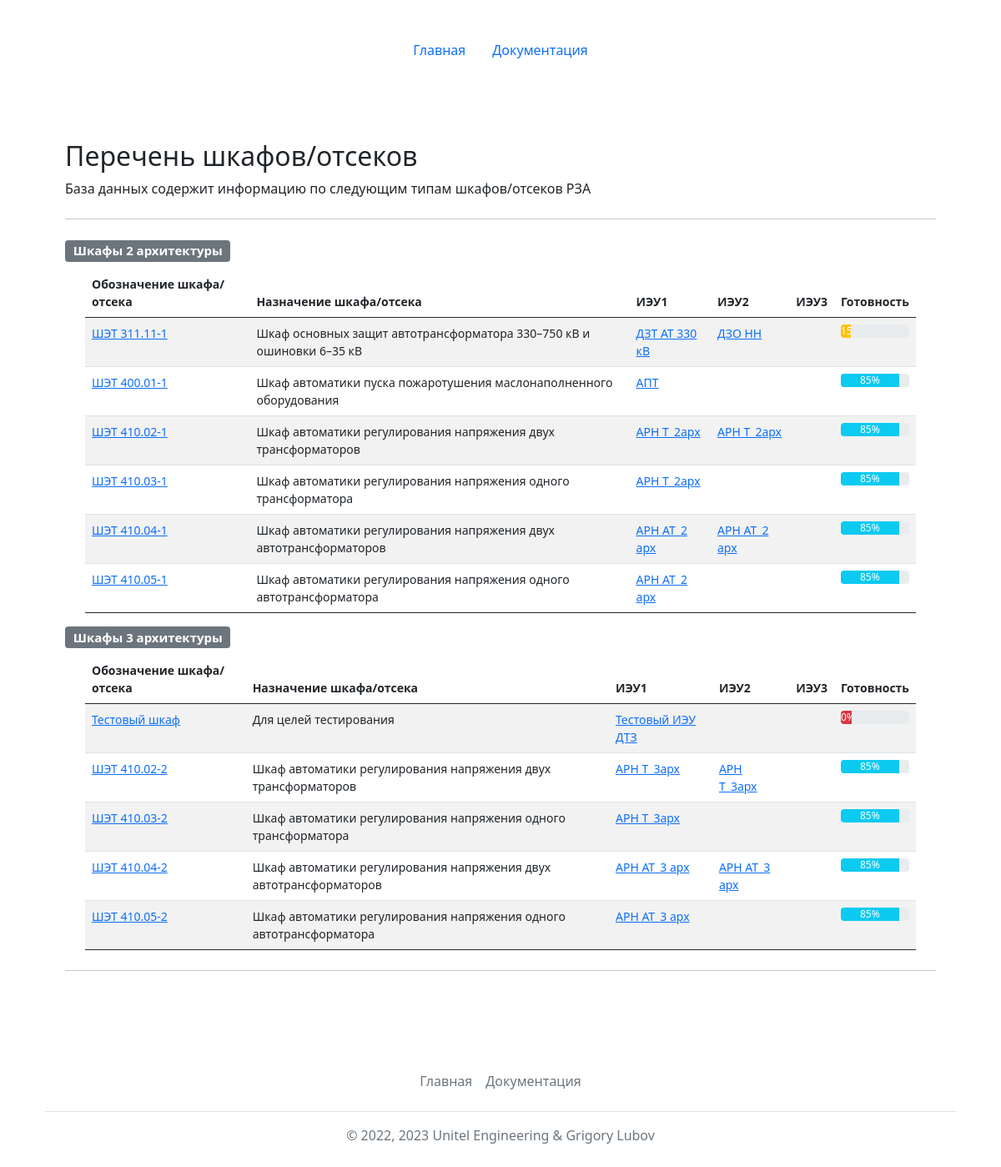
The page /reports/ on the database as committed earlier.
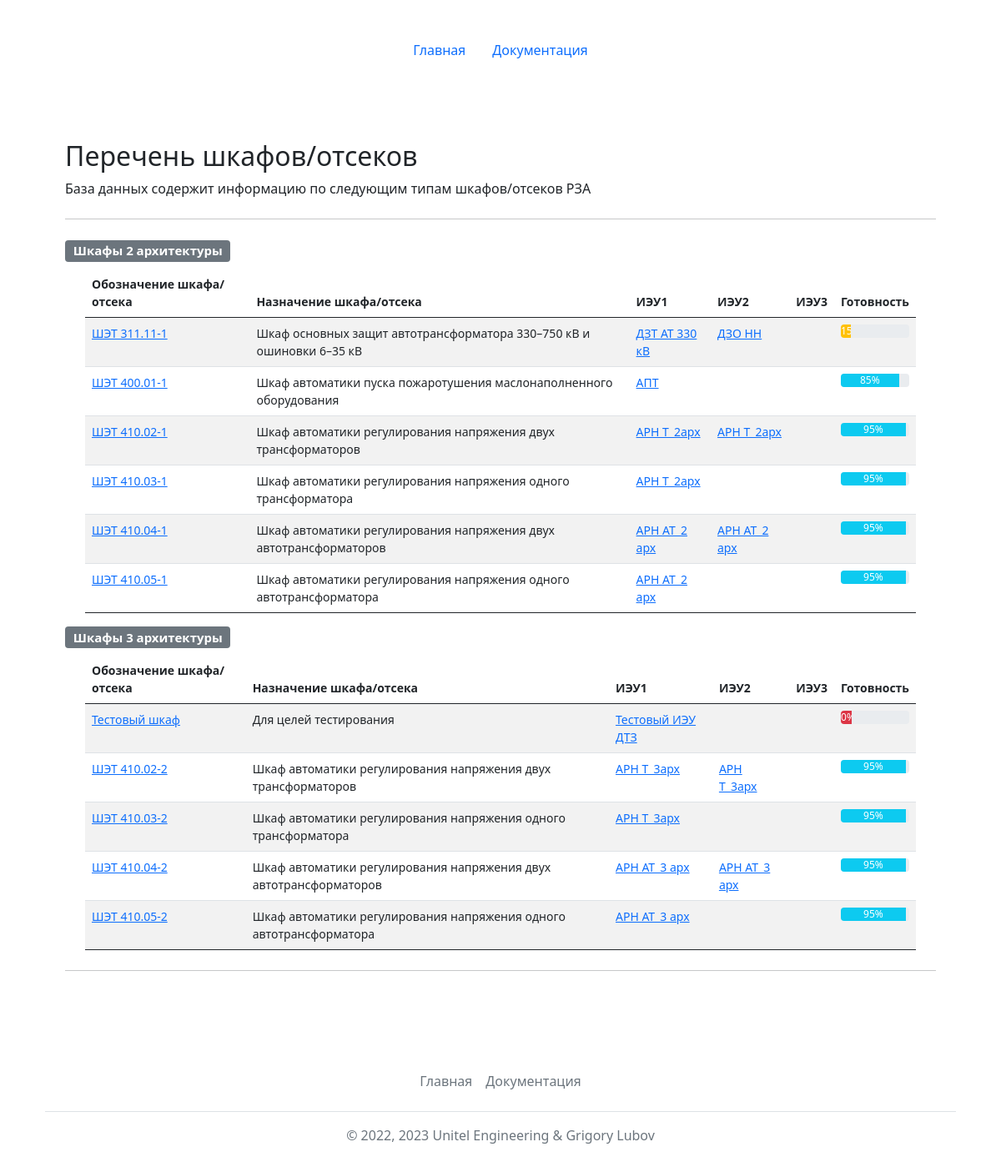
The same page on the database as committed later.
### mainapp/models.py (models this page shows, shortened)
class Cabinets(models.Model):
    name = models.CharField(max_length=64, verbose_name='Обозначение шкафа', primary_key=True)
    terminal1 = models.ForeignKey(Terminals, related_name='ied1_set', on_delete=models.PROTECT, verbose_name='ИЭУ1', max_length=64, null=True)
    terminal2 = models.ForeignKey(Terminals, related_name='ied2_set', on_delete=models.PROTECT, verbose_name='ИЭУ2', max_length=64, blank=True, null=True)
    terminal3 = models.ForeignKey(Terminals, related_name='ied3_set', on_delete=models.PROTECT, verbose_name='ИЭУ3', max_length=64, blank=True, null=True)
    description = models.TextField(max_length=1024, verbose_name='Назначение шкафа')
    ready = models.IntegerField(verbose_name='Готовность', default=0)
    class Meta:
        verbose_name = 'Шкаф'
        verbose_name_plural = 'Шкафы'
        ordering = ['name']
    @property
    def get_terminal2(self):
        if self.terminal2:
            return self.terminal2
        else:
            return ""
    @property
    def get_terminal3(self):
        if self.terminal3:
            return self.terminal3
        else:
            return ""

class Terminals(models.Model):
    id = models.AutoField(primary_key=True)
    name = models.CharField(max_length=64, verbose_name='Обозначение ИЭУ', unique=True)
    description = models.TextField(max_length=1024, blank=True, verbose_name='Назначение ИЭУ')
    def __str__(self):
        return str(self.name)
    class Meta:
        verbose_name = 'ИЭУ'
        verbose_name_plural = 'ИЭУ'
        ordering = ['name']

### mainapp/views.py (the view)
# urls.py: path('reports/', views.reports),
def reports(request):
    cabinets = Cabinets.objects.all()
    cabinets = cabinets.order_by('name')
    cabinets1 = list() # шкафы 1 архитектуры
    cabinets2 = list() # шкафы 2 архитектуры
    for cabinet in cabinets:
        if cabinet.name[-1] =='1':
            cabinets1.append(cabinet)
        else:
            cabinets2.append(cabinet)
    return render(request, 'mainapp/reports.html', {'cabinets1': cabinets1, 'cabinets2': cabinets2, 'activeMain': '', 'activeHelp': '', 'title': 'Перечень шкафов / отсеков'})

### templates/mainapp/reports.html (shortened to what this page needs)
{% extends 'base.html' %}
{% block content %}
<main class="container py-5">
    {% if cabinets1 and cabinets2 %}
    <h2 class="mt-4">Перечень шкафов/отсеков</h2>
    <p>База данных содержит информацию по следующим типам шкафов/отсеков РЗА</p>
    <hr class="my-4">
    <p class="h5"><span class="badge bg-secondary">Шкафы 2 архитектуры</span></p>
    <div class="container small">
        <table class="table table-striped">
                <thead>
                    <tr>
                      <th scope="col">Обозначение шкафа/отсека</th>
                      <th scope="col">Назначение шкафа/отсека</th>
                      <th scope="col">ИЭУ1</th>
                      <th scope="col">ИЭУ2</th>
                      <th scope="col">ИЭУ3</th>
                      <th scope="col">Готовность</th>
                    </tr>
                </thead>
                <tbody>
                    {% for item in cabinets1 %}
                    <tr>
                        <td><a href="cabinet/?name={{item.name}}&type=cabinet">{{item.name}}</a></td>
                        <td>{{item.description}}</td>
                        <td><a href="show/?name={{item.terminal1}}&type=ied">{{item.terminal1}}</a></td>
                        <td><a href="show/?name={{item.terminal2}}&type=ied">{{item.get_terminal2}}</a></td>
                        <td><a href="show/?name={{item.terminal3}}&type=ied">{{item.get_terminal3}}</a></td>
                        {% if item.ready > 0 and item.ready < 50  %}
                        <td>
                            <div class="progress">
                                <div class="progress-bar bg-warning" role="progressbar" style="width: {{item.ready}}%" aria-valuenow="25" aria-valuemin="0" aria-valuemax="100">
                                {{item.ready}}%
                                </div>
                            </div>
                        </td>
                        {% endif %}
                        {% if item.ready > 50 and item.ready < 100  %}
                        <td>
                        <div class="progress">
                            <div class="progress-bar bg-info" role="progressbar" style="width: {{item.ready}}%" aria-valuenow="25" aria-valuemin="0" aria-valuemax="100">
                            {{item.ready}}%
                            </div>
                        </div>
                        </td>
                        {% endif %}
                    </tr>
                {% endfor %}
                </tbody>
        </table>
    </div>
    <p class="h5"><span class="badge bg-secondary">Шкафы 3 архитектуры</span></p>
    <div class="container small">
        <table class="table table-striped">
                <thead>
                    <tr>
                      <th scope="col">Обозначение шкафа/отсека</th>
                      <th scope="col">Назначение шкафа/отсека</th>
                      <th scope="col">ИЭУ1</th>
                      <th scope="col">ИЭУ2</th>
                      <th scope="col">ИЭУ3</th>
                      <th scope="col">Готовность</th>
                    </tr>
                </thead>
                <tbody>
                    {% for item in cabinets2 %}
                    <tr>
                        <td><a href="cabinet/?name={{item.name}}&type=cabinet">{{item.name}}</a></td>
                        <td>{{item.description}}</td>
                        <td><a href="show/?name={{item.terminal1}}&type=ied">{{item.terminal1}}</a></td>
                        <td><a href="show/?name={{item.terminal2}}&type=ied">{{item.get_terminal2}}</a></td>
                        <td><a href="show/?name={{item.terminal3}}&type=ied">{{item.get_terminal3}}</a></td>
                        {% if item.ready == 0 %}
                        <td>
                            <div class="progress">
                                <div class="progress-bar bg-danger" role="progressbar" style="width: 16%" aria-valuenow="25" aria-valuemin="0" aria-valuemax="100">
                                {{item.ready}}%
                                </div>
                            </div>
                        </td>
                        {% endif %}
                        {% if item.ready > 49 and item.ready < 100  %}
                        <td>
                        <div class="progress">
                            <div class="progress-bar bg-info" role="progressbar" style="width: {{item.ready}}%" aria-valuenow="25" aria-valuemin="0" aria-valuemax="100">
                            {{item.ready}}%
                            </div>
                        </div>
                        </td>
                        {% endif %}
                    </tr>
                {% endfor %}
                </tbody>
        </table>
    </div>
    <hr class="my-4">
    {% else %}
    <h2 class="mt-4">В базе данных нет шкафов :(</h2>
    {% endif %}
</main>
{% endblock %}

### templates/base.html (shortened to what this page needs)
<!doctype html>
<html lang="ru">
  <head>
  {% load static %}
  <link href="https://cdn.jsdelivr.net/npm/bootstrap@5.2.0/dist/css/bootstrap.min.css" rel="stylesheet">
  <link href="{% static 'css/grid.css' %}" rel="stylesheet">
  <link href="{% static 'css/headers.css' %}" rel="stylesheet">
  <link href="{% static 'css/features.css' %}" rel="stylesheet">
  <link href="{% static 'css/bootstrap.min.css' %}" rel="stylesheet">
  </head>
<body class="py-4">
  <div class="container">
    <header class="d-flex justify-content-center py-3">
      <ul class="nav nav-pills">
        <li class="nav-item"><a href="/" class="nav-link {{activeMain}}" aria-current="page">Главная</a></li>
        <li class="nav-item"><a href="/help" class="nav-link {{activeHelp}}">Документация</a></li>
      </ul>
    </header>
  </div>
  <div class="container">
{% block content %}
{% endblock %}
  </div>
  <div class="container">
      <footer class="py-3 my-4">
        <ul class="nav justify-content-center border-bottom pb-3 mb-3">
          <li class="nav-item"><a href="/" class="nav-link px-2 text-muted">Главная</a></li>
          <li class="nav-item"><a href="/help" class="nav-link px-2 text-muted">Документация</a></li>
        </ul>
        <p class="text-center text-muted">&copy; 2022, 2023 Unitel Engineering & Grigory Lubov</p>
      </footer>
  </div>
</body>
</html>

Rows that differ between the two databases and show on the page:
changed Cabinets "ШЭТ 410.02-1": ready "85" → "95"
changed Cabinets "ШЭТ 410.03-1": ready "85" → "95"
changed Cabinets "ШЭТ 410.04-1": ready "85" → "95"
changed Cabinets "ШЭТ 410.05-1": ready "85" → "95"
changed Cabinets "ШЭТ 410.02-2": ready "85" → "95"
changed Cabinets "ШЭТ 410.03-2": ready "85" → "95"
changed Cabinets "ШЭТ 410.04-2": ready "85" → "95"
changed Cabinets "ШЭТ 410.05-2": ready "85" → "95"
